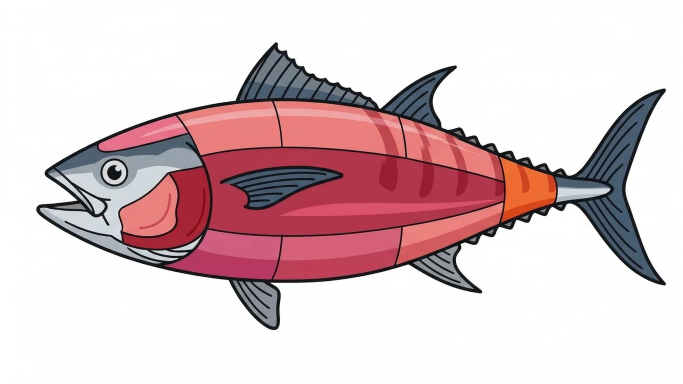
#> input picture src/assets/zukan-tuna-map-reveal.webp, 1365 x 768 px, found by its file name (shown at 1/2 size)
$ python generate-chutoro-back-mask.py
#> lines starting #> are read from the running program, lines starting #| are printed output that depends on the picture; after the words box and inside, x2 and y2 are one past the last pixel; in counts of white or black regions, pixels touching at a corner belong together
#!/usr/bin/env python3
"""
`zukan-tuna-map-reveal.webp` から中トロ（背）3ブロック相当のピクセルを flood し、
赤身マップ path 内のピクセルを除いてアルファマスク PNG を書き出す。

出力: src/assets/zukan-chutoro-back-mask.png（白＝不透明、透明＝マスク外）
TunaMap.tsx の AKAMI_MAP_PATH_D とシード・thresh は build-map-regions-from-reveal.py と揃える。

  python3 scripts/generate-chutoro-back-mask.py
  python3 scripts/generate-chutoro-back-mask.py --reveal path/to.webp --out path/to.png
"""

from __future__ import annotations

import argparse
import re
from collections import deque
from pathlib import Path

from PIL import Image, ImageFilter

# TunaMap.tsx の AKAMI_MAP_PATH_D と同期
AKAMI_MAP_PATH_D = (
    "M 499,327 L 523,303 L 557,299 L 561,299 L 607,300 L 662,302 L 686,304 L 732,309 L 816,321 L 834,325 L 843,328 L 894,394 L 891,403 L 558,452 L 529,422 Z "
    "M 1116,386 L 1117,379 L 1118,377 L 1128,377 L 1219,378 L 1218,380 L 1206,387 L 1117,393 L 1116,392 Z"
)


def flood_rgba(
    px,
    w: int,
    h: int,
    sx: int,
    sy: int,
    *,
    thresh: int,
    maxn: int,
) -> set[tuple[int, int]]:
    br, bg, bb = px[sx, sy][:3]

    def ok(x: int, y: int) -> bool:
        if x < 0 or y < 0 or x >= w or y >= h:
            return False
        r, g, b = px[x, y][:3]
        if (r + g + b) / 3 < 40:
            return False
        return abs(r - br) + abs(g - bg) + abs(b - bb) <= thresh

    q = deque([(sx, sy)])
    seen: set[tuple[int, int]] = {(sx, sy)}
    while q and len(seen) < maxn:
        x, y = q.popleft()
        for nx, ny in ((x + 1, y), (x - 1, y), (x, y + 1), (x, y - 1)):
            if (nx, ny) in seen or not ok(nx, ny):
                continue
            seen.add((nx, ny))
            q.append((nx, ny))
    return seen


def _parse_path_polys(d: str) -> list[list[tuple[int, int]]]:
    polys: list[list[tuple[int, int]]] = []
    for part in d.split("Z"):
        part = part.strip()
        if not part:
            continue
        if not part.startswith("M"):
            part = "M " + part
        nums = [int(x) for x in re.findall(r"-?\d+", part)]
        pts = list(zip(nums[0::2], nums[1::2]))
        if pts and pts[0] == pts[-1]:
            pts = pts[:-1]
        if len(pts) >= 3:
            polys.append(list(pts))
    return polys


def _point_in_poly(x: int, y: int, poly: list[tuple[int, int]]) -> bool:
    n = len(poly)
    inside = False
    j = n - 1
    for i in range(n):
        xi, yi = poly[i]
        xj, yj = poly[j]
        if ((yi > y) != (yj > y)) and (x < (xj - xi) * (y - yi) / (yj - yi + 1e-9) + xi):
            inside = not inside
        j = i
    return inside


def build_chutoro_back_mask_pixels(
    px,
    w: int,
    h: int,
    *,
    akami_path_d: str = AKAMI_MAP_PATH_D,
) -> set[tuple[int, int]]:
    chu_l = flood_rgba(px, w, h, 500, 240, thresh=60, maxn=12000)
    chu_m = flood_rgba(px, w, h, 620, 255, thresh=56, maxn=28000)
    chu_r = flood_rgba(px, w, h, 930, 298, thresh=38, maxn=40000)
    union = chu_l | chu_m | chu_r
    ak_polys = _parse_path_polys(akami_path_d.replace(" Z ", "Z"))
    out: set[tuple[int, int]] = set()
    for x, y in union:
        if any(_point_in_poly(x, y, p) for p in ak_polys):
            continue
        out.add((x, y))
    return out


def write_mask_png(
    size: tuple[int, int],
    pixels: set[tuple[int, int]],
    out_path: Path,
    *,
    dilate: int = 1,
) -> None:
    w, h = size
    layer = Image.new("L", (w, h), 0)
    for x, y in pixels:
        layer.putpixel((x, y), 255)
    if dilate > 0:
        for _ in range(dilate):
            layer = layer.filter(ImageFilter.MaxFilter(3))
    rgba = Image.merge("RGBA", (layer, layer, layer, layer))
    out_path.parent.mkdir(parents=True, exist_ok=True)
    rgba.save(out_path, "PNG")
    print(f"Wrote {out_path} ({w}x{h}), {len(pixels)} seed pixels, dilate={dilate}")


def main() -> None:
    ap = argparse.ArgumentParser()
    ap.add_argument("--reveal", type=Path, default=Path("src/assets/zukan-tuna-map-reveal.webp"))
    ap.add_argument("--out", type=Path, default=Path("src/assets/zukan-chutoro-back-mask.png"))
    ap.add_argument("--dilate", type=int, default=1, help="MaxFilter(3) を何回か（細い隙間の補間）")
    args = ap.parse_args()

    im = Image.open(args.reveal).convert("RGBA")
    w, h = im.size
#> w = 1365; h = 768
    px = im.load()
    pix = build_chutoro_back_mask_pixels(px, w, h)
#> pix = 25889 items
    write_mask_png((w, h), pix, args.out, dilate=args.dilate)
#> in write_mask_png, `layer = Image.new("L", (w, h), 0)`: layer: PIL image 1365x768 L; every value is 0
#> after the loop in write_mask_png, `for x, y in pixels:`:
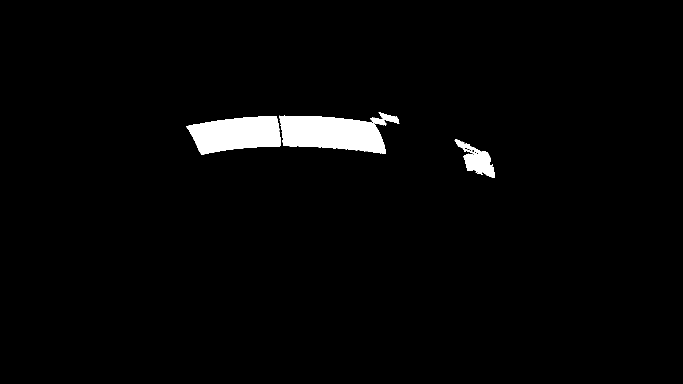
#> layer: PIL image 1365x768 L (shown at 1/2 size); 2.5% white; 3 white regions, box (x1, y1, x2, y2) and area: (558, 225, 799, 308) 12813, (373, 232, 562, 310) 10486, (909, 278, 990, 356) 2590
#> the loop in write_mask_png, `for _ in range(dilate):` made 1 pass
#> pass 1, in write_mask_png, `layer = layer.filter(ImageFilter.MaxFilter(3))`:
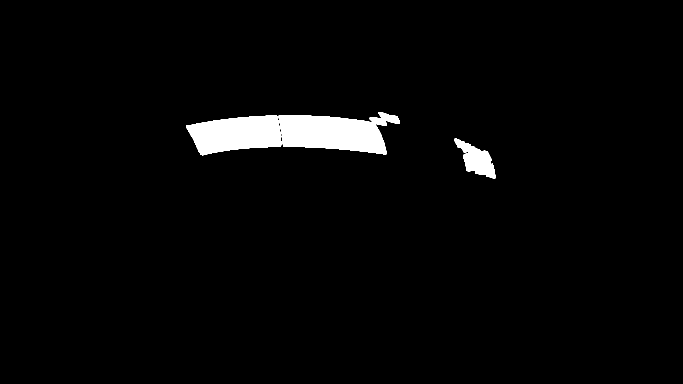
#> layer: PIL image 1365x768 L (shown at 1/2 size); 2.7% white; 3 white regions, box (x1, y1, x2, y2) and area: (557, 224, 800, 309) 13657, (372, 231, 563, 311) 11031, (908, 277, 991, 357) 3129


if __name__ == "__main__":
    main()
